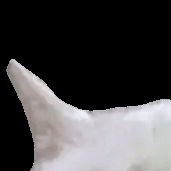
#> input picture backend/puzzle_pieces/piece1.png, 171 x 171 px, given in place of the camera
$ python p.py
#> lines starting #> are read from the running program, lines starting #| are printed output that depends on the picture; after the words box and inside, x2 and y2 are one past the last pixel; in counts of white or black regions, pixels touching at a corner belong together
import cv2

def main():
    # Initialize the webcam
    cap = cv2.VideoCapture(0)

    if not cap.isOpened():
        print("Error: Could not open video stream.")
        return

    print("Operating 4 separate windows. Press 'q' in any window to exit.")

    while True:
        ret, frame = cap.read()
#> frame is the input picture: shape (171, 171, 3); mean B, G, R 70.3, 69.4, 70.7
        if not ret:
            break

        # 1. Process the frames
        # Window 1: Original Color
        q1_original = frame

        # Window 2: Grayscale
        q2_gray = cv2.cvtColor(frame, cv2.COLOR_BGR2GRAY)

        # Window 3: Gaussian Blur
        q3_blur = cv2.GaussianBlur(frame, (25, 25), 0)
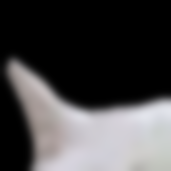
#> q3_blur: shape (171, 171, 3); mean B, G, R 70.4, 69.4, 70.7

        # Window 4: Canny Edge Detection
        q4_edges = cv2.Canny(frame, 100, 200)
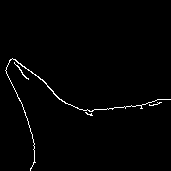
#> q4_edges: shape (171, 171); 1.3% white in thin lines or dots, all inside (x1, y1, x2, y2) = (5, 58, 171, 171)

        # 2. Display each in its own window
        # Each unique string creates a new window instance
        cv2.imshow('Original Feed', q1_original)
        cv2.imshow('Grayscale Mode', q2_gray)
        cv2.imshow('Blurred Vision', q3_blur)
        cv2.imshow('Edge Detection', q4_edges)

        # 3. Exit logic
        if cv2.waitKey(1) & 0xFF == ord('q'):
#> (key q is pressed here)
            break

    # Cleanup
    cap.release()
    cv2.destroyAllWindows()

if __name__ == "__main__":
    main()

$ run again, on backend/puzzle_pieces/piece2.png
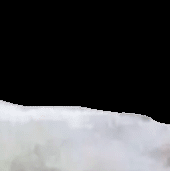
#> input picture backend/puzzle_pieces/piece2.png, 170 x 171 px, given in place of the camera
#> in main, frame is the input picture: shape (171, 170, 3); mean B, G, R 76.2, 74.3, 73.8
#> in main, `q3_blur = cv2.GaussianBlur(frame, (25, 25), 0)`:
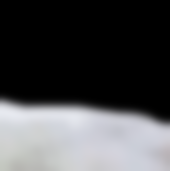
#> q3_blur: shape (171, 170, 3); mean B, G, R 76.2, 74.3, 73.8
#> in main, `q4_edges = cv2.Canny(frame, 100, 200)`:
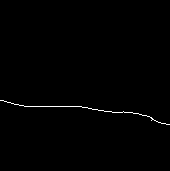
#> q4_edges: shape (171, 170); 0.6% white in thin lines or dots, all inside (x1, y1, x2, y2) = (0, 100, 170, 125)

$ run again, on backend/puzzle_pieces/piece3.png
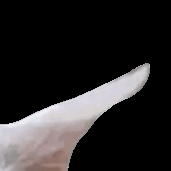
#> input picture backend/puzzle_pieces/piece3.png, 171 x 171 px, given in place of the camera
#> in main, frame is the input picture: shape (171, 171, 3); mean B, G, R 40.4, 39.9, 42.1
#> in main, `q3_blur = cv2.GaussianBlur(frame, (25, 25), 0)`:
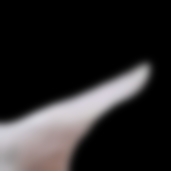
#> q3_blur: shape (171, 171, 3); mean B, G, R 40.4, 39.9, 42
#> in main, `q4_edges = cv2.Canny(frame, 100, 200)`:
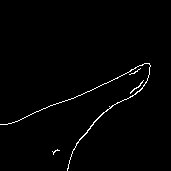
#> q4_edges: shape (171, 171); 1.3% white in thin lines or dots, all inside (x1, y1, x2, y2) = (0, 63, 151, 171)

$ run again, on backend/puzzle_pieces/piece4.png
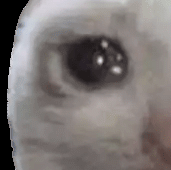
#> input picture backend/puzzle_pieces/piece4.png, 171 x 170 px, given in place of the camera
#> in main, frame is the input picture: shape (170, 171, 3); mean B, G, R 115.5, 117.2, 123.4
#> in main, `q3_blur = cv2.GaussianBlur(frame, (25, 25), 0)`:
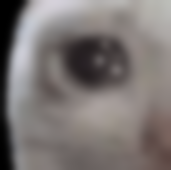
#> q3_blur: shape (170, 171, 3); mean B, G, R 115.5, 117.2, 123.4
#> in main, `q4_edges = cv2.Canny(frame, 100, 200)`:
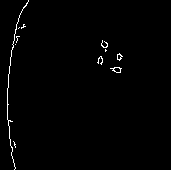
#> q4_edges: shape (170, 171); 1.1% white in thin lines or dots, all inside (x1, y1, x2, y2) = (7, 0, 123, 170)
